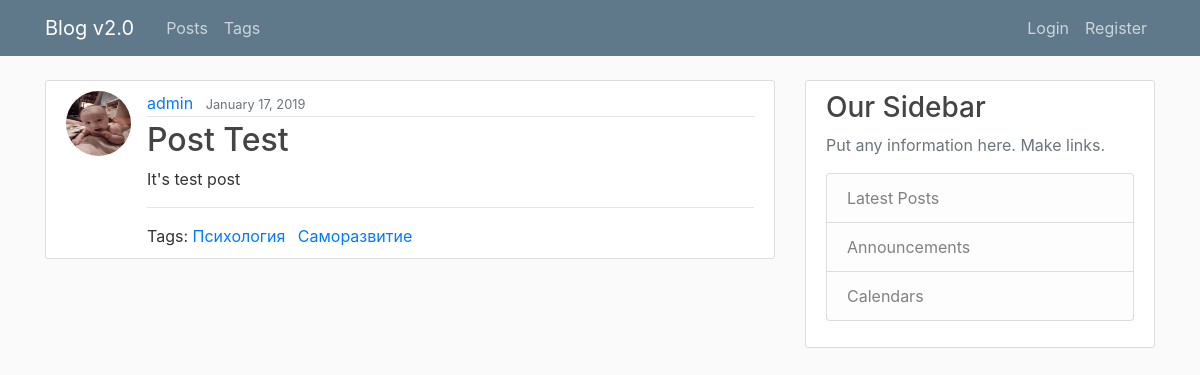
Screenshot of /post/post-test/ with the database file from the repository.
### blog/models.py (models this page shows, shortened)
class Post(models.Model):
	title = models.CharField(max_length = 150, unique = True)
	slug = models.SlugField(max_length = 150, unique = True, blank = True)
	content = models.TextField()
	date_posted = models.DateTimeField(default = timezone.now)
	author = models.ForeignKey(User, on_delete = models.CASCADE)
	tags = models.ManyToManyField('Tag', blank = True, related_name = 'posts')
	class Meta:
		ordering = ('-date_posted',)

class Tag(models.Model):
	title = models.CharField(max_length=50, unique = True)
	slug = models.CharField(max_length=50, unique = True, blank = True)

### users/models.py (models this page shows, shortened)
class Profile(models.Model):
	user = models.OneToOneField(User, on_delete = models.CASCADE)
	image = models.ImageField(default = 'default.jpg', upload_to = save_image_path)

### blog/views.py (the view)
# urls.py: path('post/<str:slug>/', PostDetailView.as_view(), name = 'post-detail'),
class PostDetailView(DetailView):
	model = Post
	template_name = 'blog/post_detail.html'
	def get_context_data(self, *args, **kwargs):
		context = super(PostDetailView, self).get_context_data(*args, **kwargs)
		context['object'] = self.get_object()
		context['detail_post'] = True
		return context

### blog/templates/blog/post_detail.html (shortened to what this page needs)
{% extends 'blog/base.html' %}
{% block content %}
	<article class="media content-section">
	  <img src="{{ object.author.profile.image.url }}" class = 'rounded-circle article-img'>
	  <div class="media-body">
	    <div class="article-metadata">
	      <a class="mr-2" href="{% url 'user-posts' object.author.username %}">{{ object.author }}</a>
	      <small class="text-muted">{{ object.date_posted|date:'F d, Y' }}</small>
	    </div>
	    <h2 class="article-title">{{ object.title }}</h2>
	    <p class="article-content">{{ object.content }}</p>
	  <hr>
	  <div>Tags:
	  	  {% for tag in post.tags.all %}
	      <a class="mr-2" href="{% url 'tag-detail' tag.slug %}">{{ tag.title }}</a>
	      {% endfor %}
	  </div>
	  </div>
	</article>
{% endblock %}

### static/css/blog/main.css (style rules this page uses)
body { background: #fafafa; color: #333333; margin-top: 5rem; }
h1, h2, h3, h4, h5, h6 { color: #444444; }
.content-section { background: #ffffff; padding: 10px 20px; border: 1px solid #dddddd; border-radius: 3px; margin-bottom: 20px; }
.article-title { color: #444444; }
.article-content { white-space: pre-line; }
.article-img { height: 65px; width: 65px; margin-right: 16px; }
.article-metadata { padding-bottom: 1px; margin-bottom: 4px; border-bottom: 1px solid #e3e3e3 }

### rows the page displays
Post: author.profile.image (picture), author "admin", date_posted "January 17, 2019", title "Post Test", content "It's test post"
Tag: title "Психология"
Tag: title "Саморазвитие"
